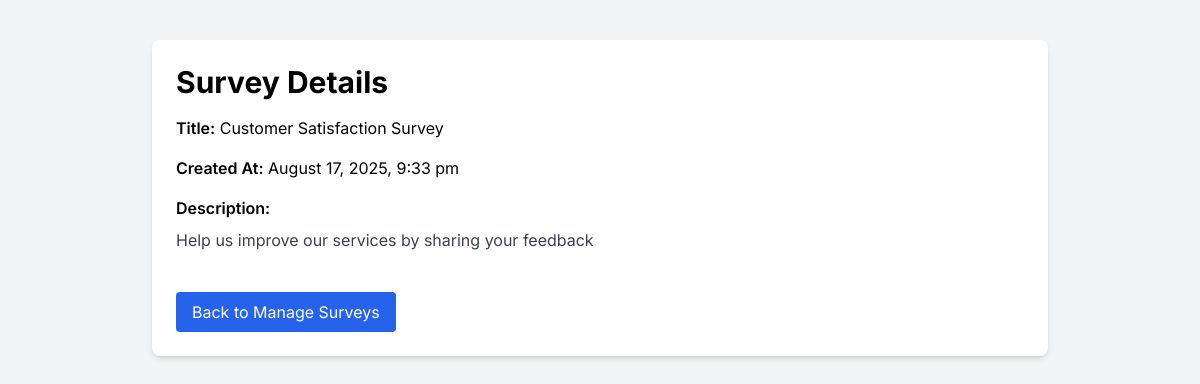
The page /Admin/view_survey.php?id=1 (signed in) on the database its author committed.
### tables this page shows
CREATE TABLE IF NOT EXISTS surveys (
    id INT(11) NOT NULL AUTO_INCREMENT PRIMARY KEY,
    title VARCHAR(255) NOT NULL,
    description TEXT,
    questions JSON,
    reward DECIMAL(10,2) NOT NULL DEFAULT 0.00,
    status ENUM('active', 'inactive', 'completed') DEFAULT 'active',
    created_by INT(11),
    created_at TIMESTAMP DEFAULT CURRENT_TIMESTAMP,
    updated_at TIMESTAMP DEFAULT CURRENT_TIMESTAMP ON UPDATE CURRENT_TIMESTAMP,
    FOREIGN KEY (created_by) REFERENCES admins(id) ON DELETE SET NULL
);

### Admin/view_survey.php (the view, shortened to what this page needs)
<?php
$servername = "localhost";
$username = "root";
$password = "";
$dbname = "task_buddy_db";
try {
    $conn = new PDO("mysql:host=$servername;dbname=$dbname", $username, $password);
    $conn->setAttribute(PDO::ATTR_ERRMODE, PDO::ERRMODE_EXCEPTION);
    $survey_id = isset($_GET['id']) ? (int)$_GET['id'] : 0;
    $stmt = $conn->prepare("SELECT * FROM surveys WHERE id = :id");
    $stmt->execute(['id' => $survey_id]);
    $survey = $stmt->fetch(PDO::FETCH_ASSOC);
} catch (PDOException $e) {
    die("Connection failed: " . $e->getMessage());
}
?>
<!DOCTYPE html>
<html lang="en">
<head>
    <script src="https://cdn.tailwindcss.com"></script>
</head>
<body class="bg-gray-100">
    <div class="max-w-4xl mx-auto p-6 bg-white rounded-lg shadow-md mt-10">
        <h1 class="text-3xl font-bold mb-4">Survey Details</h1>
        <div class="mb-4">
            <span class="font-semibold">Title:</span> <?php echo htmlspecialchars($survey['title']); ?>
        </div>
        <div class="mb-4">
            <span class="font-semibold">Created At:</span> <?php echo date('F j, Y, g:i a', strtotime($survey['created_at'])); ?>
        </div>
        <div class="mb-4">
            <span class="font-semibold">Description:</span>
            <p class="mt-2 text-gray-700"><?php echo nl2br(htmlspecialchars($survey['description'] ?? 'No description available.')); ?></p>
        </div>
        <a href="manage_surveys.php" class="inline-block mt-6 px-4 py-2 bg-blue-600 text-white rounded hover:bg-blue-700">Back to Manage Surveys</a>
    </div>
</body>
</html>

### Admin/view_survey.php (style rules this page uses)
body { font-family: 'Inter', sans-serif; }

### rows shown on the page
surveys: title "Customer Satisfaction Survey", created_at "August 17, 2025, 9:33 pm", description "Help us improve our services by sharing your feedback"
